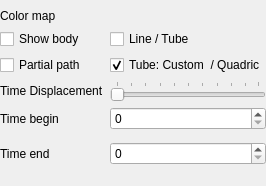
           <widget class="QWidget" name="pageBubblePaths">
            <layout class="QFormLayout" name="formLayout_7">
             <property name="fieldGrowthPolicy">
              <enum>QFormLayout::AllNonFixedFieldsGrow</enum>
             </property>
             <property name="leftMargin">
              <number>0</number>
             </property>
             <property name="topMargin">
              <number>9</number>
             </property>
             <property name="rightMargin">
              <number>0</number>
             </property>
             <property name="bottomMargin">
              <number>9</number>
             </property>
             <item row="0" column="0">
              <widget class="QLabel" name="label_2">
               <property name="text">
                <string>Color map</string>
               </property>
              </widget>
             </item>
             <item row="0" column="1">
              <widget class="QLabel" name="labelBubblePathsColor">
               <property name="text">
                <string/>
               </property>
              </widget>
             </item>
             <item row="1" column="0">
              <widget class="QCheckBox" name="checkBoxBubblePathsBody">
               <property name="text">
                <string>Show body</string>
               </property>
              </widget>
             </item>
             <item row="5" column="0">
              <widget class="QWidget" name="widgetBubblePathsColor" native="true">
               <layout class="QHBoxLayout" name="horizontalLayout_5">
                <property name="topMargin">
                 <number>0</number>
                </property>
                <property name="bottomMargin">
                 <number>0</number>
                </property>
               </layout>
              </widget>
             </item>
             <item row="7" column="0">
              <widget class="QWidget" name="widgetTimeDisplacement" native="true">
               <layout class="QHBoxLayout" name="horizontalLayout_8">
                <property name="margin">
                 <number>0</number>
                </property>
               </layout>
              </widget>
             </item>
             <item row="8" column="0">
              <spacer name="verticalSpacer">
               <property name="orientation">
                <enum>Qt::Vertical</enum>
               </property>
               <property name="sizeHint" stdset="0">
                <size>
                 <width>20</width>
                 <height>0</height>
                </size>
               </property>
              </spacer>
             </item>
             <item row="2" column="0">
              <widget class="QCheckBox" name="checkBoxBubblePathsPartialPathHidden">
               <property name="text">
                <string>Partial path</string>
               </property>
              </widget>
             </item>
             <item row="1" column="1">
              <widget class="QCheckBox" name="checkBoxBubblePathsLineUsed">
               <property name="text">
                <string>Line / Tube</string>
               </property>
              </widget>
             </item>
             <item row="2" column="1">
              <widget class="QCheckBox" name="checkBoxBubblePathsTubeUsed">
               <property name="text">
                <string>Tube: Custom  / Quadric</string>
               </property>
               <property name="checked">
                <bool>true</bool>
               </property>
              </widget>
             </item>
             <item row="3" column="0">
              <widget class="QLabel" name="label_5">
               <property name="text">
                <string>Time Displacement</string>
               </property>
              </widget>
             </item>
             <item row="3" column="1">
              <widget class="QSlider" name="horizontalSliderBubblePathsTimeDisplacement">
               <property name="maximum">
                <number>99</number>
               </property>
               <property name="pageStep">
                <number>10</number>
               </property>
               <property name="orientation">
                <enum>Qt::Horizontal</enum>
               </property>
               <property name="tickPosition">
                <enum>QSlider::TicksAbove</enum>
               </property>
               <property name="tickInterval">
                <number>10</number>
               </property>
              </widget>
             </item>
             <item row="4" column="0">
              <widget class="QLabel" name="label_20">
               <property name="text">
                <string>Time begin</string>
               </property>
              </widget>
             </item>
             <item row="6" column="0">
              <widget class="QLabel" name="label_21">
               <property name="text">
                <string>Time end</string>
               </property>
              </widget>
             </item>
             <item row="4" column="1">
              <widget class="QSpinBox" name="spinBoxBubblePathsTimeBegin"/>
             </item>
             <item row="6" column="1">
              <widget class="QSpinBox" name="spinBoxBubblePathsTimeEnd"/>
             </item>
            </layout>
           </widget>
